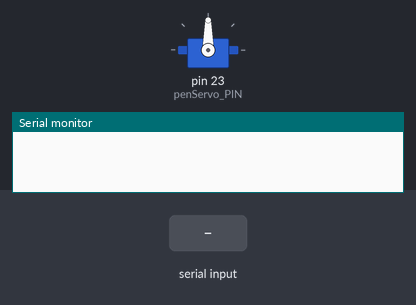
Bench run of a sketch on a simulated Arduino Mega 2560, built with avr-gcc and run on an emulated ATmega2560. On the bench: servo, the last lines printed to the serial monitor. Inputs (shaded band) come from the test bench.

Above: at 1.2 s.
1.3 s: "90,45\n" received over Serial
At 2.4 s:
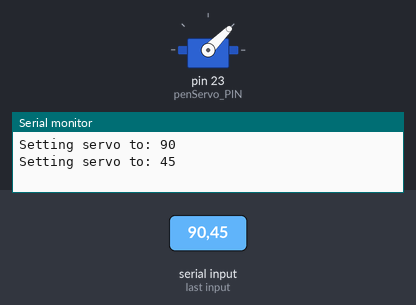
2.8 s: "30,150\n" received over Serial
At 3.6 s:
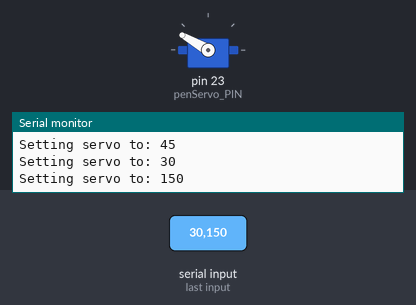
4.3 s: "5\n" received over Serial
At 4.6 s:
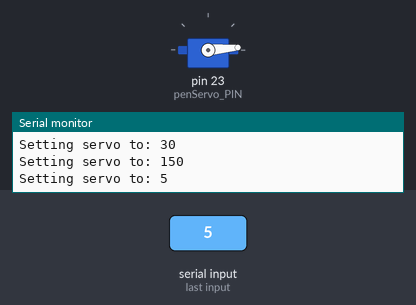
5.8 s: "200\n" received over Serial
At 7.0 s:
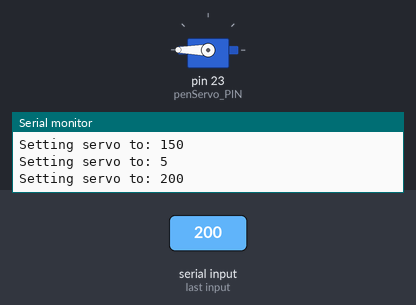
7.3 s: "90\n" received over Serial
At 8.1 s:
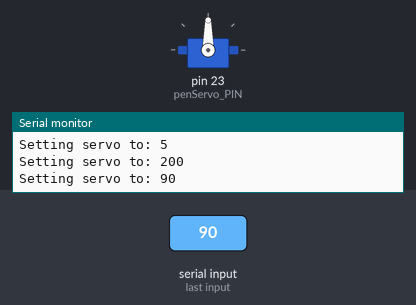
Timing chart, 0 to 9.8 s (numbered marks = the images above; inputs shaded):
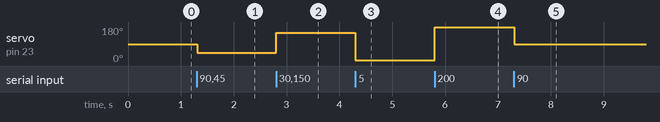

The sketch:

Servo_Test.ino
```cpp
#include <Servo.h>

const int penServo_PIN = 23;
byte servo_pos;
Servo penServo;

int pos;
void setup() {
  penServo.attach(penServo_PIN);
  Serial.begin(9600);
  while (Serial.available()){
    Serial.read();
  }

}

void loop() {
  while (!Serial.available()){};
  servo_pos = Serial.parseInt();
  while (Serial.available()){
    Serial.read();
  }
  Serial.print("Setting servo to: ");
  Serial.print(servo_pos);
  Serial.println();

  penServo.write(servo_pos);
}

/*
Rough Servo Starting Positions:
Min Servo Pos = 80
Max Servo Pos = 175
Home Servo Pos = 115
*/
```

Measured:
- after the input at 1.3 s, servo on pin 23 (penServo_PIN): 90° → 45° at once
- after the input at 2.8 s, servo on pin 23 (penServo_PIN): 45° → 150° at once
- after the input at 4.3 s, servo on pin 23 (penServo_PIN): 150° → 5° at once
- after the input at 5.8 s, servo on pin 23 (penServo_PIN): 5° → 180° at once
- after the input at 7.3 s, servo on pin 23 (penServo_PIN): 180° → 90° at once
